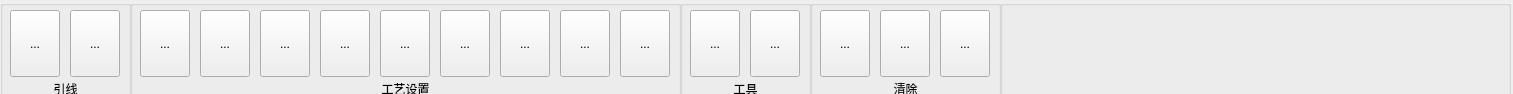
<?xml version="1.0" encoding="UTF-8"?>
<ui version="4.0">
 <class>Tab3</class>
 <widget class="QWidget" name="Tab3">
  <property name="geometry">
   <rect>
    <x>0</x>
    <y>0</y>
    <width>1513</width>
    <height>94</height>
   </rect>
  </property>
  <property name="windowTitle">
   <string>Form</string>
  </property>
  <widget class="QGroupBox" name="groupBox_4">
   <property name="geometry">
    <rect>
     <x>810</x>
     <y>0</y>
     <width>191</width>
     <height>131</height>
    </rect>
   </property>
   <property name="title">
    <string/>
   </property>
   <widget class="QLabel" name="label_5">
    <property name="geometry">
     <rect>
      <x>0</x>
      <y>80</y>
      <width>191</width>
      <height>25</height>
     </rect>
    </property>
    <property name="text">
     <string>清除</string>
    </property>
    <property name="alignment">
     <set>Qt::AlignHCenter|Qt::AlignTop</set>
    </property>
   </widget>
   <widget class="QToolButton" name="toolButton_65">
    <property name="geometry">
     <rect>
      <x>10</x>
      <y>10</y>
      <width>50</width>
      <height>67</height>
     </rect>
    </property>
    <property name="text">
     <string>...</string>
    </property>
   </widget>
   <widget class="QToolButton" name="toolButton_66">
    <property name="geometry">
     <rect>
      <x>70</x>
      <y>10</y>
      <width>50</width>
      <height>67</height>
     </rect>
    </property>
    <property name="text">
     <string>...</string>
    </property>
   </widget>
   <widget class="QToolButton" name="toolButton_67">
    <property name="geometry">
     <rect>
      <x>130</x>
      <y>10</y>
      <width>50</width>
      <height>67</height>
     </rect>
    </property>
    <property name="text">
     <string>...</string>
    </property>
   </widget>
  </widget>
  <widget class="QGroupBox" name="groupBox_2">
   <property name="geometry">
    <rect>
     <x>130</x>
     <y>0</y>
     <width>551</width>
     <height>131</height>
    </rect>
   </property>
   <property name="title">
    <string/>
   </property>
   <widget class="QLabel" name="label_6">
    <property name="geometry">
     <rect>
      <x>0</x>
      <y>80</y>
      <width>551</width>
      <height>25</height>
     </rect>
    </property>
    <property name="text">
     <string>工艺设置</string>
    </property>
    <property name="alignment">
     <set>Qt::AlignHCenter|Qt::AlignTop</set>
    </property>
   </widget>
   <widget class="QToolButton" name="toolButton_54">
    <property name="geometry">
     <rect>
      <x>10</x>
      <y>10</y>
      <width>50</width>
      <height>67</height>
     </rect>
    </property>
    <property name="text">
     <string>...</string>
    </property>
   </widget>
   <widget class="QToolButton" name="toolButton_55">
    <property name="geometry">
     <rect>
      <x>70</x>
      <y>10</y>
      <width>50</width>
      <height>67</height>
     </rect>
    </property>
    <property name="text">
     <string>...</string>
    </property>
   </widget>
   <widget class="QToolButton" name="toolButton_56">
    <property name="geometry">
     <rect>
      <x>130</x>
      <y>10</y>
      <width>50</width>
      <height>67</height>
     </rect>
    </property>
    <property name="text">
     <string>...</string>
    </property>
   </widget>
   <widget class="QToolButton" name="toolButton_57">
    <property name="geometry">
     <rect>
      <x>190</x>
      <y>10</y>
      <width>50</width>
      <height>67</height>
     </rect>
    </property>
    <property name="text">
     <string>...</string>
    </property>
   </widget>
   <widget class="QToolButton" name="toolButton_58">
    <property name="geometry">
     <rect>
      <x>250</x>
      <y>10</y>
      <width>50</width>
      <height>67</height>
     </rect>
    </property>
    <property name="text">
     <string>...</string>
    </property>
   </widget>
   <widget class="QToolButton" name="toolButton_59">
    <property name="geometry">
     <rect>
      <x>310</x>
      <y>10</y>
      <width>50</width>
      <height>67</height>
     </rect>
    </property>
    <property name="text">
     <string>...</string>
    </property>
   </widget>
   <widget class="QToolButton" name="toolButton_60">
    <property name="geometry">
     <rect>
      <x>370</x>
      <y>10</y>
      <width>50</width>
      <height>67</height>
     </rect>
    </property>
    <property name="text">
     <string>...</string>
    </property>
   </widget>
   <widget class="QToolButton" name="toolButton_61">
    <property name="geometry">
     <rect>
      <x>430</x>
      <y>10</y>
      <width>50</width>
      <height>67</height>
     </rect>
    </property>
    <property name="text">
     <string>...</string>
    </property>
   </widget>
   <widget class="QToolButton" name="toolButton_62">
    <property name="geometry">
     <rect>
      <x>490</x>
      <y>10</y>
      <width>50</width>
      <height>67</height>
     </rect>
    </property>
    <property name="text">
     <string>...</string>
    </property>
   </widget>
  </widget>
  <widget class="QGroupBox" name="groupBox_5">
   <property name="geometry">
    <rect>
     <x>1000</x>
     <y>0</y>
     <width>511</width>
     <height>131</height>
    </rect>
   </property>
   <property name="title">
    <string/>
   </property>
  </widget>
  <widget class="QGroupBox" name="groupBox">
   <property name="geometry">
    <rect>
     <x>0</x>
     <y>0</y>
     <width>131</width>
     <height>131</height>
    </rect>
   </property>
   <property name="title">
    <string/>
   </property>
   <widget class="QToolButton" name="toolButton_52">
    <property name="geometry">
     <rect>
      <x>10</x>
      <y>10</y>
      <width>50</width>
      <height>67</height>
     </rect>
    </property>
    <property name="text">
     <string>...</string>
    </property>
   </widget>
   <widget class="QLabel" name="label_7">
    <property name="geometry">
     <rect>
      <x>0</x>
      <y>80</y>
      <width>131</width>
      <height>25</height>
     </rect>
    </property>
    <property name="text">
     <string>引线</string>
    </property>
    <property name="alignment">
     <set>Qt::AlignHCenter|Qt::AlignTop</set>
    </property>
   </widget>
   <widget class="QToolButton" name="toolButton_53">
    <property name="geometry">
     <rect>
      <x>70</x>
      <y>10</y>
      <width>50</width>
      <height>67</height>
     </rect>
    </property>
    <property name="text">
     <string>...</string>
    </property>
   </widget>
  </widget>
  <widget class="QGroupBox" name="groupBox_3">
   <property name="geometry">
    <rect>
     <x>680</x>
     <y>0</y>
     <width>131</width>
     <height>131</height>
    </rect>
   </property>
   <property name="title">
    <string/>
   </property>
   <widget class="QLabel" name="label_8">
    <property name="geometry">
     <rect>
      <x>0</x>
      <y>80</y>
      <width>131</width>
      <height>25</height>
     </rect>
    </property>
    <property name="text">
     <string>工具</string>
    </property>
    <property name="alignment">
     <set>Qt::AlignHCenter|Qt::AlignTop</set>
    </property>
   </widget>
   <widget class="QToolButton" name="toolButton_63">
    <property name="geometry">
     <rect>
      <x>10</x>
      <y>10</y>
      <width>50</width>
      <height>67</height>
     </rect>
    </property>
    <property name="text">
     <string>...</string>
    </property>
   </widget>
   <widget class="QToolButton" name="toolButton_64">
    <property name="geometry">
     <rect>
      <x>70</x>
      <y>10</y>
      <width>50</width>
      <height>67</height>
     </rect>
    </property>
    <property name="text">
     <string>...</string>
    </property>
   </widget>
  </widget>
 </widget>
 <resources/>
 <connections/>
</ui>
